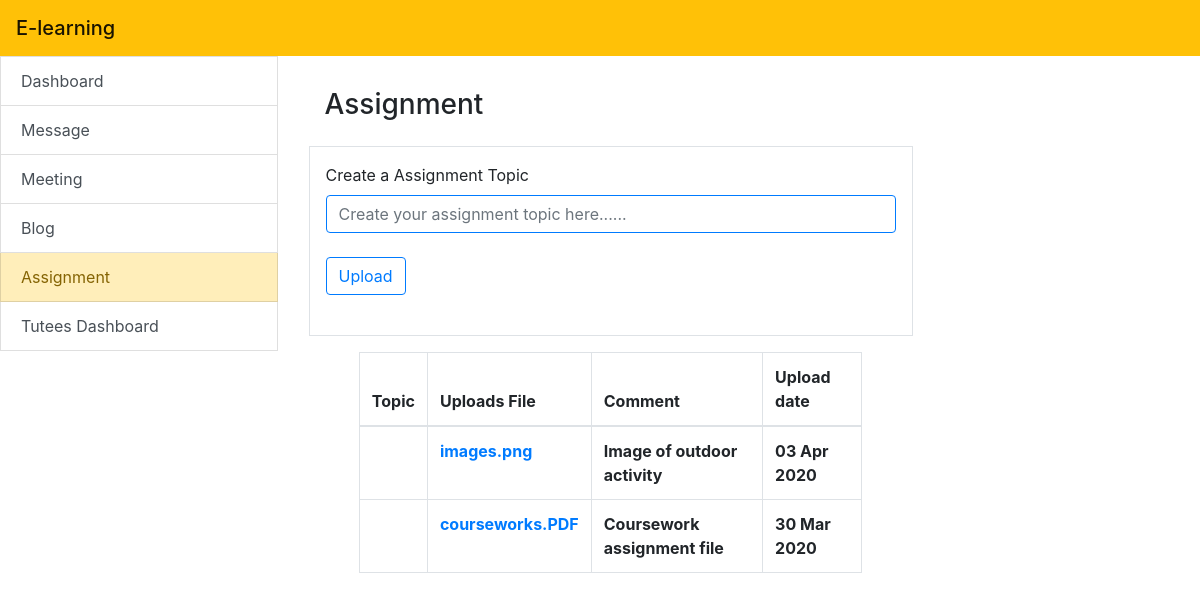
Page /lecture_uploads.php on the earlier database version.
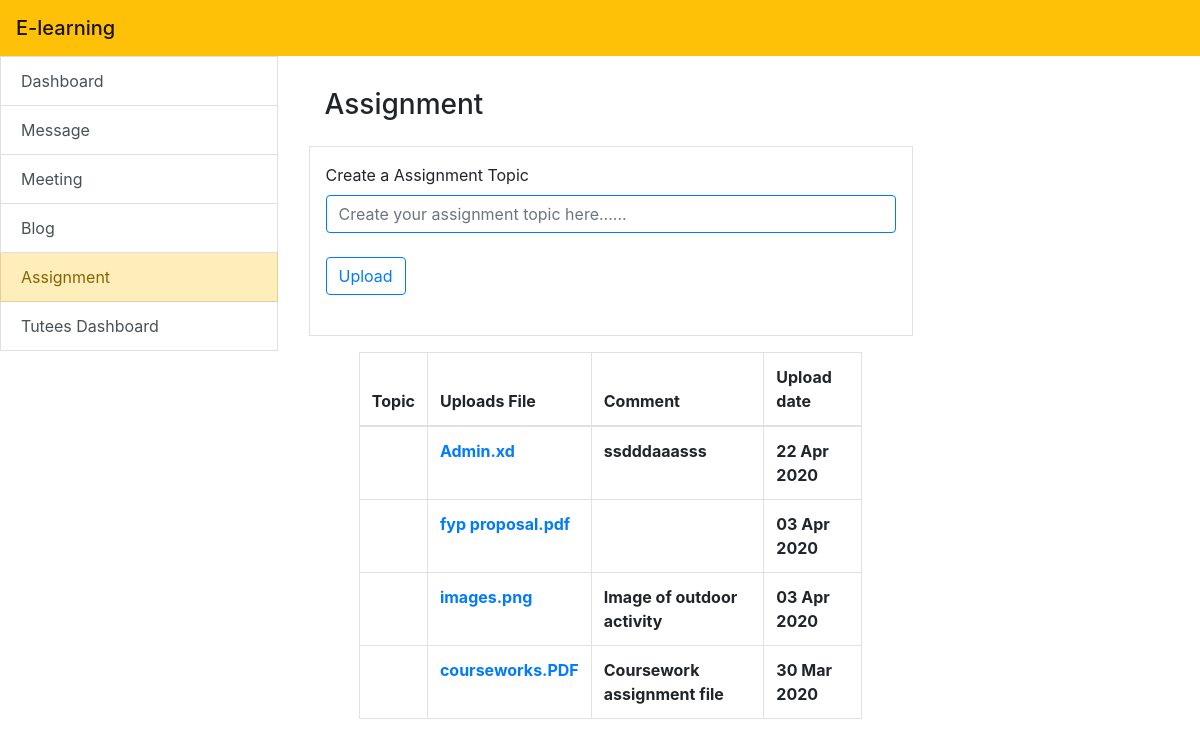
Same page on the later database version.
### tables this page shows
CREATE TABLE `uploads` (
  `upload_id` int(11) NOT NULL,
  `upload` text NOT NULL,
  `comment` varchar(225) NOT NULL DEFAULT 'No comment',
  `date` date NOT NULL,
  `status` varchar(30) NOT NULL DEFAULT 'pending',
  `topic` varchar(30) NOT NULL
);

### include/function.php (called while the page is built, shortened)
<?php
include_once 'database.php';
function query($sql) {
  global $connection;
  return mysqli_query($connection, $sql);
}
 ?>

### lecture_uploads.php (the view, shortened to what this page needs)
<?php
include 'include/header.php';
$sidebar = ['Dashboard','Message','Meeting','Blog','Assignment','Tutees Dashboard'];
$url = ['lecture_dashboard.php','lecture_message.php','lecture_meeting.php','lecture_blog.php','lecture_uploads.php','lecture_tuteeList.php'];
?>
<div class="container-fluid row">
	<div class="list-group col-3">
		<?php include 'include/sidebar.php'; ?>
	</div>
			<div class="col-9 row p-3">
				<div class="col-lg-9">
					<h3 class="p-3">Assignment</h3>
        <form action="" method="post" enctype="multipart/form-data">
      <div class="form-group border p-3">
        <label for="assignment">Create a Assignment Topic</label>
        <input type="text" name="topic" class="form-control border-primary" placeholder="Create your assignment topic here......">
<br>
        <div class="form-group">
        <button type="submit" name="create_upload" onclick="check_upload()" class="btn btn-outline-primary mb-2">Upload</button>
      </div>
    </div>
    </form>
    <table class="table col-10 mx-auto table-bordered table-hover">
      <thead>
        <tr class="warning p-3">
          <th scope="col">Topic</th>
          <th scope="col">Uploads File</th>
          <th scope="col">Comment</th>
          <th scope="col">Upload date</th>
        </tr>
      </thead>
      <tbody>
<?php
$query = query("SELECT * FROM uploads ORDER BY upload_id DESC");
  while($row = mysqli_fetch_assoc($query)){
    $upload_id = $row['upload_id'];
    $topic = $row['topic'];
    $upload = $row['upload'];
    $comment = $row['comment'];
    $date = $row['date'];
    $date = strtotime($date);
    $date = date('d M Y', $date);
    echo "<tr>";
    echo "<th>$topic</th>";
    echo "<th><a href='lecture_uploads.php?download={$upload_id}'>$upload</a></th>";
    echo "<th>$comment</th>";
    echo "<th>$date</th>";
    echo "</tr>";
}
?>
      </tbody>
    </table>
				</div>
			</div>
		</div>
	<?php
	include './include/footer.php';
	?>

### include/header.php (shortened to what this page needs)
<?php
	include_once 'function.php';
?>
<!DOCTYPE html>
<html>
<head>
  <link rel="stylesheet" href="https://stackpath.bootstrapcdn.com/bootstrap/4.4.1/css/bootstrap.min.css">
</head>
<body>
	<header>
			<nav class="navbar navbar-light">
				<span class="navbar-brand mb-0 h1">E-learning</span>
			</nav>
	</header>

### include/sidebar.php
<?php
	foreach ($sidebar as $key => $value) {
		echo "<a href='$url[$key]' class='list-group-item list-group-item-action rounded-0'>$value</a>";
	}
 ?>

### include/footer.php (shortened to what this page needs)
</body>
</html>

Differences in the rows shown:
added uploads: upload "Admin.xd", comment "ssdddaaasss", date "22 Apr 2020"
added uploads: upload "fyp proposal.pdf", date "03 Apr 2020"
